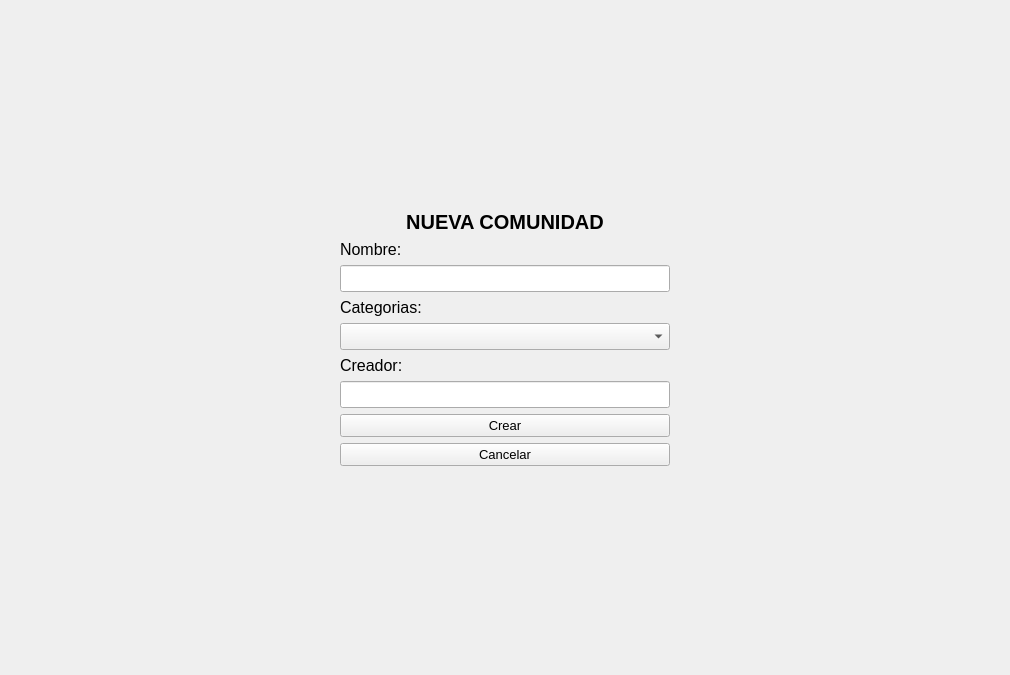
<?xml version="1.0" encoding="UTF-8"?>
<ui version="4.0">
 <class>Form</class>
 <widget class="QWidget" name="Form">
  <property name="geometry">
   <rect>
    <x>0</x>
    <y>0</y>
    <width>1010</width>
    <height>675</height>
   </rect>
  </property>
  <property name="windowTitle">
   <string>App Habitos Saludables : Nueva Comunidad</string>
  </property>
  <layout class="QGridLayout" name="gridLayout_3">
   <item row="0" column="0">
    <layout class="QGridLayout" name="gridLayout_2">
     <item row="1" column="3">
      <spacer name="horizontalSpacer">
       <property name="orientation">
        <enum>Qt::Horizontal</enum>
       </property>
       <property name="sizeHint" stdset="0">
        <size>
         <width>40</width>
         <height>20</height>
        </size>
       </property>
      </spacer>
     </item>
     <item row="0" column="2">
      <spacer name="verticalSpacer_2">
       <property name="orientation">
        <enum>Qt::Vertical</enum>
       </property>
       <property name="sizeHint" stdset="0">
        <size>
         <width>20</width>
         <height>40</height>
        </size>
       </property>
      </spacer>
     </item>
     <item row="2" column="2">
      <spacer name="verticalSpacer_3">
       <property name="orientation">
        <enum>Qt::Vertical</enum>
       </property>
       <property name="sizeHint" stdset="0">
        <size>
         <width>20</width>
         <height>40</height>
        </size>
       </property>
      </spacer>
     </item>
     <item row="1" column="2">
      <layout class="QGridLayout" name="gridLayout">
       <item row="1" column="0">
        <layout class="QVBoxLayout" name="verticalLayout_6">
         <item>
          <layout class="QVBoxLayout" name="verticalLayout_2">
           <item>
            <widget class="QLabel" name="lblNombre">
             <property name="font">
              <font>
               <pointsize>12</pointsize>
              </font>
             </property>
             <property name="text">
              <string>Nombre:</string>
             </property>
            </widget>
           </item>
           <item>
            <widget class="QLineEdit" name="txtNombre">
             <property name="font">
              <font>
               <pointsize>12</pointsize>
              </font>
             </property>
            </widget>
           </item>
          </layout>
         </item>
         <item>
          <layout class="QVBoxLayout" name="verticalLayout_4">
           <item>
            <widget class="QLabel" name="lblCategorias">
             <property name="font">
              <font>
               <pointsize>12</pointsize>
              </font>
             </property>
             <property name="text">
              <string>Categorias:</string>
             </property>
             <property name="alignment">
              <set>Qt::AlignLeading|Qt::AlignLeft|Qt::AlignTop</set>
             </property>
            </widget>
           </item>
           <item>
            <widget class="QComboBox" name="cmbCategorias">
             <property name="font">
              <font>
               <pointsize>12</pointsize>
              </font>
             </property>
            </widget>
           </item>
          </layout>
         </item>
         <item>
          <layout class="QVBoxLayout" name="verticalLayout_3">
           <item>
            <widget class="QLabel" name="lblCreador">
             <property name="font">
              <font>
               <pointsize>12</pointsize>
              </font>
             </property>
             <property name="text">
              <string>Creador:</string>
             </property>
            </widget>
           </item>
           <item>
            <widget class="QLineEdit" name="txtCreador">
             <property name="font">
              <font>
               <pointsize>12</pointsize>
              </font>
             </property>
            </widget>
           </item>
          </layout>
         </item>
        </layout>
       </item>
       <item row="2" column="0">
        <widget class="QPushButton" name="btnCrear">
         <property name="font">
          <font>
           <pointsize>10</pointsize>
          </font>
         </property>
         <property name="text">
          <string>Crear</string>
         </property>
        </widget>
       </item>
       <item row="0" column="0">
        <widget class="QLabel" name="lblTitulo">
         <property name="font">
          <font>
           <family>MS Sans Serif</family>
           <pointsize>15</pointsize>
           <weight>75</weight>
           <bold>true</bold>
          </font>
         </property>
         <property name="layoutDirection">
          <enum>Qt::LeftToRight</enum>
         </property>
         <property name="text">
          <string>NUEVA COMUNIDAD</string>
         </property>
         <property name="alignment">
          <set>Qt::AlignCenter</set>
         </property>
        </widget>
       </item>
       <item row="3" column="0">
        <widget class="QPushButton" name="btnCancelar">
         <property name="font">
          <font>
           <pointsize>10</pointsize>
          </font>
         </property>
         <property name="text">
          <string>Cancelar</string>
         </property>
        </widget>
       </item>
      </layout>
     </item>
     <item row="1" column="1">
      <spacer name="horizontalSpacer_3">
       <property name="orientation">
        <enum>Qt::Horizontal</enum>
       </property>
       <property name="sizeHint" stdset="0">
        <size>
         <width>40</width>
         <height>20</height>
        </size>
       </property>
      </spacer>
     </item>
    </layout>
   </item>
  </layout>
 </widget>
 <resources/>
 <connections/>
</ui>
